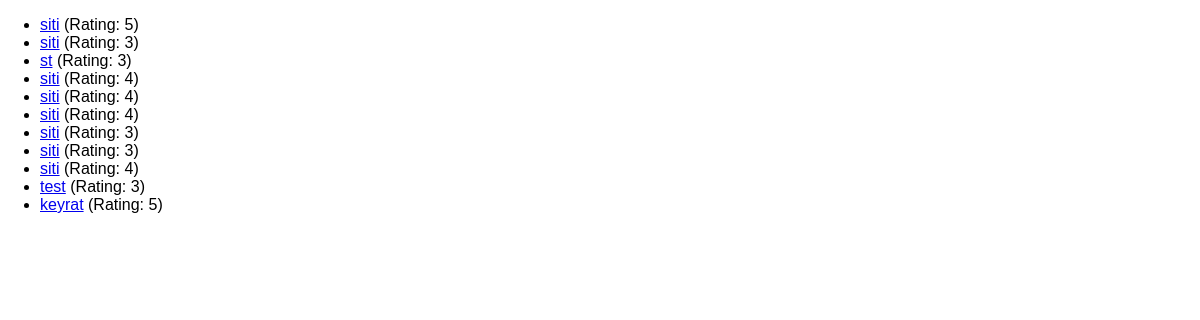
The app's page /reviews with its own data.
### review/models.py (models this page shows)
class Review(models.Model):
    user_name = models.CharField(max_length=100)  # max_length is for counfiguring database setup not only for validation
    review_text = models.TextField()
    rating = models.IntegerField()

### review/views.py (the view)
class ReviewsListView(ListView):
    template_name = "reviews/review_list.html"
    model = Review   # django featch all reviews by default.
    context_object_name = "reviews"

### review/templates/reviews/review_list.html (shortened to what this page needs)
{% extends "reviews/base.html" %}
{% block content  %}
    <ul>
        {% for review in reviews %}
            <li>
                <a href="/details">{{ review.user_name }}</a> (Rating: {{ review.rating }})
            </li>
        {% endfor %}
    </ul>
{% endblock %}

### review/templates/reviews/base.html (shortened to what this page needs)
{% load static %}
<!DOCTYPE html>
<html lang="en">
<head>
    <link rel="stylesheet" href=" {% static "reviews/styles.css" %} ">
</head>
<body>
    {% block content %}
    {% endblock %}
</body>
</html>

### review/static/reviews/styles.css (style rules this page uses)
body { font-family: sans-serif; margin: 0; }

### records on screen
Review: user_name "siti", rating "5"
Review: user_name "siti", rating "3"
Review: user_name "st", rating "3"
Review: user_name "siti", rating "4"
Review: user_name "siti", rating "4"
Review: user_name "siti", rating "4"
Review: user_name "siti", rating "3"
Review: user_name "siti", rating "3"
Review: user_name "siti", rating "4"
Review: user_name "test", rating "3"
Review: user_name "keyrat", rating "5"
